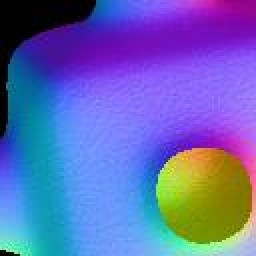
#> input picture experiments/img.jpg, 128 x 128 px (shown 2 times larger)
$ python -i imageL0Smooth.py   (imports and definitions only)   (Python 2 division)
#> lines starting #> are read from the running program, lines starting #| are printed output that depends on the picture; after the words box and inside, x2 and y2 are one past the last pixel; in counts of white or black regions, pixels touching at a corner belong together
#> further down, picture is the input picture: shape (128, 128, 3); mean B, G, R 181.3, 103.4, 98.5
## Referneces:
## 1. Xu, "Image Smoothing via L0 Gradient Minimization", 2011
## 2. https://github.com/t-suzuki/l0_gradient_minimization_test

import numpy as np
from scipy.fftpack import fft2, ifft2
import matplotlib.pyplot as plt

def imageL0Smooth(I, lmd = 0.05):
	# I: original image
	# S: output image

#> called with lmd = 0.05
	betaMax = 1e5
	beta = 0.1
	betaRate = 2.0
	numIter = 40

	# compute FFT denominator (second part only)
	FI = fft2(I, axes=(0, 1))
	dx = np.zeros((I.shape[0], I.shape[1])) # gradient along x direction
	dy = np.zeros((I.shape[0], I.shape[1])) # gradient along y direction
	dx[dx.shape[0]/2, dx.shape[1]/2-1:dx.shape[1]/2+1] = [-1,1]
	dy[dy.shape[0]/2-1:dy.shape[0]/2+1, dy.shape[1]/2] = [-1,1]
	denominator_second = np.conj(fft2(dx))*fft2(dx) + np.conj(fft2(dy))*fft2(dy)
	denominator_second = np.tile(np.expand_dims(denominator_second, axis=2), [1,1,I.shape[2]])

	S = I
	hp = 0*I
#> hp: shape (128, 128, 3); every value is 0
	vp = 0*I
	for iter in range(numIter):
		# solve hp, vp
		hp = np.concatenate((S[:,1:], S[:,:1]), axis=1) - S
		vp = np.concatenate((S[1:,:], S[:1,:]), axis=0) - S
		if len(I.shape) == 3:
			zeroIdx = np.sum(hp**2+vp**2, axis=2) < lmd/beta
		else:
			zeroIdx = hp**2.0 + vp**2.0 < lmd/beta
		hp[zeroIdx] = 0.0
		vp[zeroIdx] = 0.0

		# solve S
		hv = np.concatenate((hp[:,-1:], hp[:,:-1]), axis=1) - hp + np.concatenate((vp[-1:,:], vp[:-1,:]), axis=0) - vp
		S = np.real(ifft2((FI + (beta*fft2(hv, axes=(0, 1)))) / (1+beta*denominator_second), axes=(0, 1)))

		# update parameters
		beta *= betaRate
		if beta > betaMax:
			break
#> this loop made 20 passes
#> pass 1, in imageL0Smooth, `hp = np.concatenate((S[:,1:], S[:,:1]), axis=1) - S`:
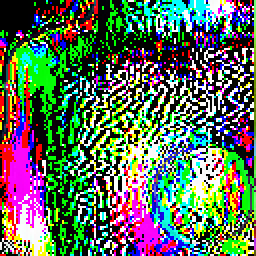
#> hp: shape (128, 128, 3) (shown 2 times larger); mean B, G, R 91.8, 108.9, 92.7
#> pass 1, in imageL0Smooth, `vp = np.concatenate((S[1:,:], S[:1,:]), axis=0) - S`:
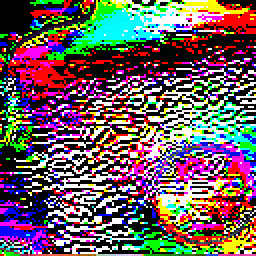
#> vp: shape (128, 128, 3) (shown 2 times larger); mean B, G, R 95.9, 92.7, 109.6
#> pass 1, in imageL0Smooth, `zeroIdx = np.sum(hp**2+vp**2, axis=2) < lmd/beta`:
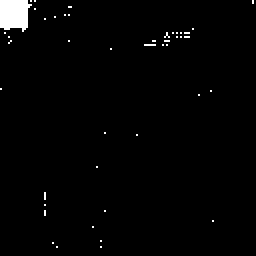
#> zeroIdx: shape (128, 128) bool (shown 2 times larger); 1.7% white; 45 white regions (44 under 20 px), largest, box (x1, y1, x2, y2) and area: (0, 0, 16, 16) 205
#> pass 1, in imageL0Smooth, `hv = np.concatenate((hp[:,-1:], hp[:,:-1]), axis=1) - hp + np.concaten..`:
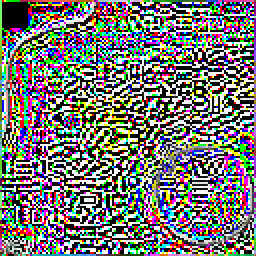
#> hv: shape (128, 128, 3) (shown 2 times larger); mean B, G, R 114.9, 118.2, 119
#> after the loop:
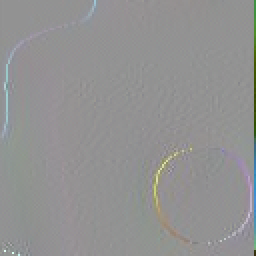
#> hp: shape (128, 128, 3) float64 (shown 2 times larger); mean B, G, R 0, 0, 0; drawn with min black and max white
#> after the loop:
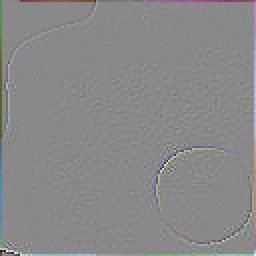
#> hv: shape (128, 128, 3) float64 (shown 2 times larger); mean B, G, R 0, 0, 0; drawn with min black and max white
#> after the loop:
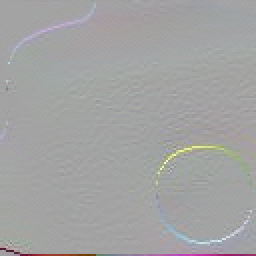
#> vp: shape (128, 128, 3) float64 (shown 2 times larger); mean B, G, R 0, 0, 0; drawn with min black and max white
#> after the loop, beta = 104857.6

		# plt.imshow(S)
		# plt.pause(0.01)
	return S

>>> import cv2
>>> picture = cv2.imread('../experiments/img.jpg')
>>> result = imageL0Smooth(picture)
